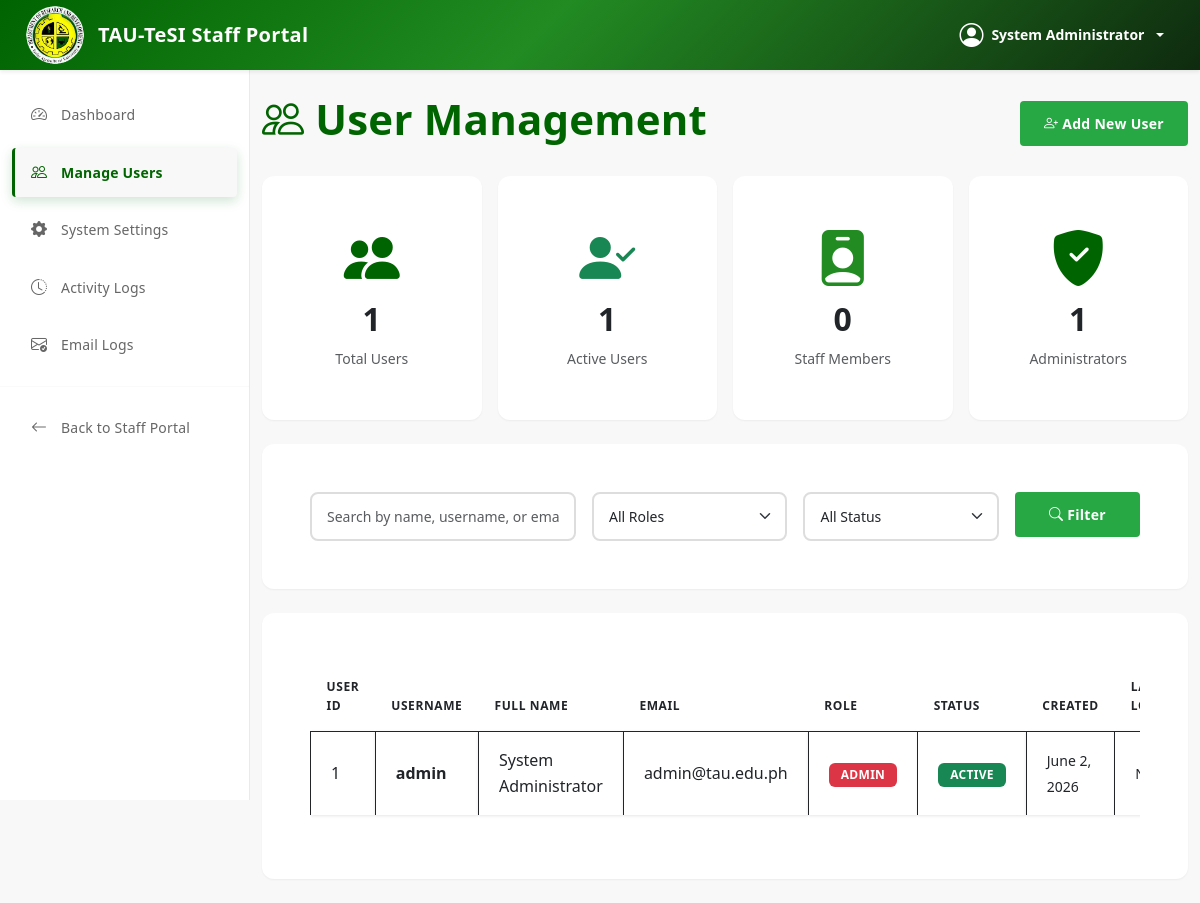
The page /admin/manage-users.php (signed in) on the database its author committed.
### tables this page shows
CREATE TABLE users (
    user_id INT AUTO_INCREMENT PRIMARY KEY,
    username VARCHAR(50) UNIQUE NOT NULL,
    password_hash VARCHAR(255) NOT NULL,
    role ENUM('staff', 'admin') NOT NULL,
    email VARCHAR(100) NOT NULL,
    full_name VARCHAR(100) NOT NULL,
    active_status TINYINT(1) DEFAULT 1,
    created_at TIMESTAMP DEFAULT CURRENT_TIMESTAMP,
    last_login TIMESTAMP NULL,
    INDEX idx_username (username),
    INDEX idx_role (role)
);

### includes/functions.php (called while the page is built, shortened)
<?php
function formatDate($date)
{
    return date('F j, Y', strtotime($date));
}
?>

### admin/manage-users.php (the view, shortened to what this page needs)
<?php
require_once '../includes/functions.php';
$conn = getDBConnection();
$search = $_GET['search'] ?? '';
$query = "SELECT * FROM users WHERE 1=1";
$query .= " ORDER BY created_at DESC";
$stmt = $conn->prepare($query);
$stmt->execute();
$users = $stmt->get_result();
$total_users = $conn->query("SELECT COUNT(*) as count FROM users")->fetch_assoc()['count'];
$active_users = $conn->query("SELECT COUNT(*) as count FROM users WHERE active_status = 1")->fetch_assoc()['count'];
$staff_count = $conn->query("SELECT COUNT(*) as count FROM users WHERE role = 'staff'")->fetch_assoc()['count'];
$admin_count = $conn->query("SELECT COUNT(*) as count FROM users WHERE role = 'admin'")->fetch_assoc()['count'];
include '../includes/auth_header.php';
?>
<div class="container-fluid py-4">
    <div class="d-flex justify-content-between align-items-center mb-4">
        <h2 style="color: #006400; font-weight: 600;">
            <i class="bi bi-people"></i> User Management
        </h2>
        <button type="button" class="btn btn-success" data-bs-toggle="modal" data-bs-target="#addUserModal">
            <i class="bi bi-person-plus"></i> Add New User
        </button>
    </div>
    <div class="row g-3 mb-4">
        <div class="col-md-3">
            <div class="card border-0 shadow-sm">
                <div class="card-body text-center">
                    <i class="bi bi-people-fill display-4" style="color: #006400;"></i>
                    <h3 class="mt-2"><?php echo $total_users; ?></h3>
                    <small class="text-muted">Total Users</small>
                </div>
            </div>
        </div>
        <div class="col-md-3">
            <div class="card border-0 shadow-sm">
                <div class="card-body text-center">
                    <i class="bi bi-person-check-fill display-4 text-success"></i>
                    <h3 class="mt-2"><?php echo $active_users; ?></h3>
                    <small class="text-muted">Active Users</small>
                </div>
            </div>
        </div>
        <div class="col-md-3">
            <div class="card border-0 shadow-sm">
                <div class="card-body text-center">
                    <i class="bi bi-person-badge-fill display-4" style="color: #228B22;"></i>
                    <h3 class="mt-2"><?php echo $staff_count; ?></h3>
                    <small class="text-muted">Staff Members</small>
                </div>
            </div>
        </div>
        <div class="col-md-3">
            <div class="card border-0 shadow-sm">
                <div class="card-body text-center">
                    <i class="bi bi-shield-fill-check display-4" style="color: #006400;"></i>
                    <h3 class="mt-2"><?php echo $admin_count; ?></h3>
                    <small class="text-muted">Administrators</small>
                </div>
            </div>
        </div>
    </div>
    <div class="card border-0 shadow-sm mb-4">
        <div class="card-body">
            <form method="GET" class="row g-3">
                <div class="col-md-4">
                    <input type="text" name="search" class="form-control" placeholder="Search by name, username, or email" value="<?php echo htmlspecialchars($search); ?>">
                </div>
                <div class="col-md-3">
                    <select name="role" class="form-select">
                        <option value="">All Roles</option>
                    </select>
                </div>
                <div class="col-md-3">
                    <select name="status" class="form-select">
                        <option value="">All Status</option>
                    </select>
                </div>
                <div class="col-md-2">
                    <button type="submit" class="btn btn-success w-100">
                        <i class="bi bi-search"></i> Filter
                    </button>
                </div>
            </form>
        </div>
    </div>
    <div class="card border-0 shadow-sm">
        <div class="card-body">
            <div class="table-responsive">
                <table class="table table-hover align-middle">
                    <thead>
                        <tr>
                            <th>User ID</th>
                            <th>Username</th>
                            <th>Full Name</th>
                            <th>Email</th>
                            <th>Role</th>
                            <th>Status</th>
                            <th>Created</th>
                            <th>Last Login</th>
                        </tr>
                    </thead>
                    <tbody>
                        <?php while ($user = $users->fetch_assoc()): ?>
                            <tr>
                                <td><?php echo $user['user_id']; ?></td>
                                <td><strong><?php echo htmlspecialchars($user['username']); ?></strong></td>
                                <td><?php echo htmlspecialchars($user['full_name']); ?></td>
                                <td><?php echo htmlspecialchars($user['email']); ?></td>
                                <td>
                                    <span class="badge <?php echo $user['role'] === 'admin' ? 'bg-danger' : 'bg-primary'; ?>">
                                        <?php echo strtoupper($user['role']); ?>
                                    </span>
                                </td>
                                <td>
                                    <?php if ($user['active_status']): ?>
                                        <span class="badge bg-success">Active</span>
                                    <?php
    else: ?>
                                        <span class="badge bg-secondary">Inactive</span>
                                    <?php
    endif; ?>
                                </td>
                                <td><small><?php echo formatDate($user['created_at']); ?></small></td>
                                <td><small><?php echo $user['last_login'] ? formatDate($user['last_login']) : 'Never'; ?></small></td>
                            </tr>
                        <?php
endwhile; ?>
                    </tbody>
                </table>
            </div>
        </div>
    </div>
</div>
<?php include '../includes/auth_footer.php'; ?>

### rows shown on the page
users: user_id "1", username "admin", full_name "System Administrator", email "admin@tau.edu.ph", role "ADMIN", active_status "ACTIVE", created_at "June 2, 2026"

### other values the page prints
$_SESSION['full_name'] "System Administrator"
$total_users "1"
$active_users "1"
$staff_count "0"
$admin_count "1"
